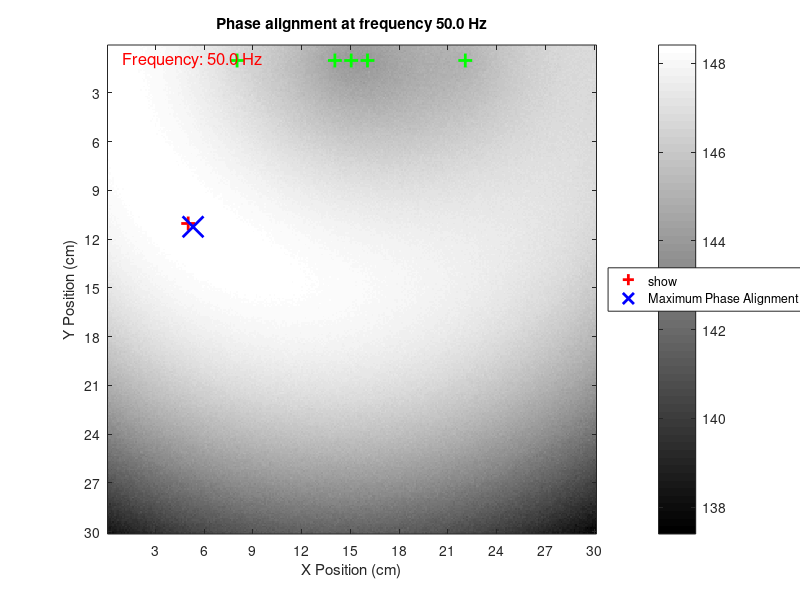

The MATLAB source for this figure: (Note: a time limit stopped this script after it produced the figure.)
clear all;
close all;
maxScale = 30e-2;
accuracy = 1e-3;
grid = maxScale/accuracy; %tick = accuracy
A = 1;
V = 343.8;      % Speed of sound m/s

f = 1000;
T = 1 / f;
timeDomainAccuracy = 50e-6;


photoiter = 1
xposes = linspace(5,25,10);
xpos = 12;

micY=1;
frequencies=[50 250 1000 5000 10000 20000]
for f = frequencies

for xpos = xposes

micPositions = [round(xpos) 11; 15 micY; 14 micY; 8 micY; 16 micY; 22 micY] .* 1e-2; % x1 y1; x2 y2 in cm
micPositionsOnGraph = round(micPositions./accuracy);
micNumber = size(micPositions, 1);
micPositions_Relative = micPositions(1, :) - micPositions(2:end,:);
distances = vecnorm(micPositions_Relative, 2, 2);
delays = distances ./ V; % These are the expected delays from the source

xx=linspace(0,maxScale,grid);
yy=linspace(0,maxScale,grid);
xiter=1;
yiter=1;
PhaseErrorSum=zeros([grid grid]);
w=2*pi*f;
deltaPhi = delays .* w;
for x=xx
    for y=yy
    micPositionstoXY_Relative = [x y] - micPositions(2:end,:);
    distanceXY = vecnorm(micPositionstoXY_Relative, 2, 2);
    delayXY = distanceXY./V;
    %Kwantyzacja
    %delayXY=round(delayXY/timeDomainAccuracy)*timeDomainAccuracy;
    %Dodanie szumu fazowego
    stddev = 10e-6;
    noise = stddev*randn(size(delayXY));
    delayXY = delayXY+noise;
    deltaPhiXY = delayXY.*w;

    Q=exp(j*deltaPhi).*exp(-j*deltaPhiXY);
    PhaseErrorSum(xiter,yiter) = real(sum(Q));
    yiter = yiter + 1;
    end
    yiter = 1;
    xiter = xiter + 1;
end
  % Plotting the results
    %figure('visible','off')
    figure()
    set(gcf, 'Units', 'Normalized', 'OuterPosition', [0, 0.2,0.8 , 0.8]);
    imshow((exp(PhaseErrorSum))', []);
xticks = linspace(0, grid-1, 11); % 11 ticks from 0 to grid-1
yticks = linspace(0, grid-1, 11);
xticklabels = linspace(0, maxScale*100, 11); % Convert to cm
yticklabels = linspace(0, maxScale*100, 11);

set(gca, 'XTick', xticks, 'XTickLabel', xticklabels);
set(gca, 'YTick', yticks, 'YTickLabel', yticklabels);
    colorbar();
    axis on;
    hold on;
    
    % Plot microphones
    plot(micPositionsOnGraph(1,1), micPositionsOnGraph(1,2), 'r+', 'MarkerSize', 10, 'LineWidth', 2, 'DisplayName', 'Source');
    plot(micPositionsOnGraph(2:end,1), micPositionsOnGraph(2:end,2), 'g+', 'MarkerSize', 10, 'LineWidth', 2, 'DisplayName', 'Microphones');
    
    % Add title and labels
    title(sprintf('Phase alignment at frequency %.1f Hz', f));
    xlabel('X Position (cm)');
    ylabel('Y Position (cm)');
    
    % Annotate with frequency
    text(10, 10, sprintf('Frequency: %.1f Hz', f), 'Color', 'red', 'FontSize', 12);
    
    % Adding legend
    legend('show', 'Location', 'eastoutside');
    
    % Plot an X at the position of maximum in PhaseErrorSum
    [maxValue, maxIndex] = max(PhaseErrorSum(:));
    [maxRow, maxCol] = ind2sub(size(PhaseErrorSum), maxIndex);
    plot(maxRow, maxCol, 'bx', 'MarkerSize', 15, 'LineWidth', 2, 'DisplayName', 'Maximum Phase Alignment');
    
    saveas(gcf, sprintf("Alignment%d_%dHz_test.png", photoiter,f));
    photoiter = photoiter + 1;
end
photoiter = 0;
end
